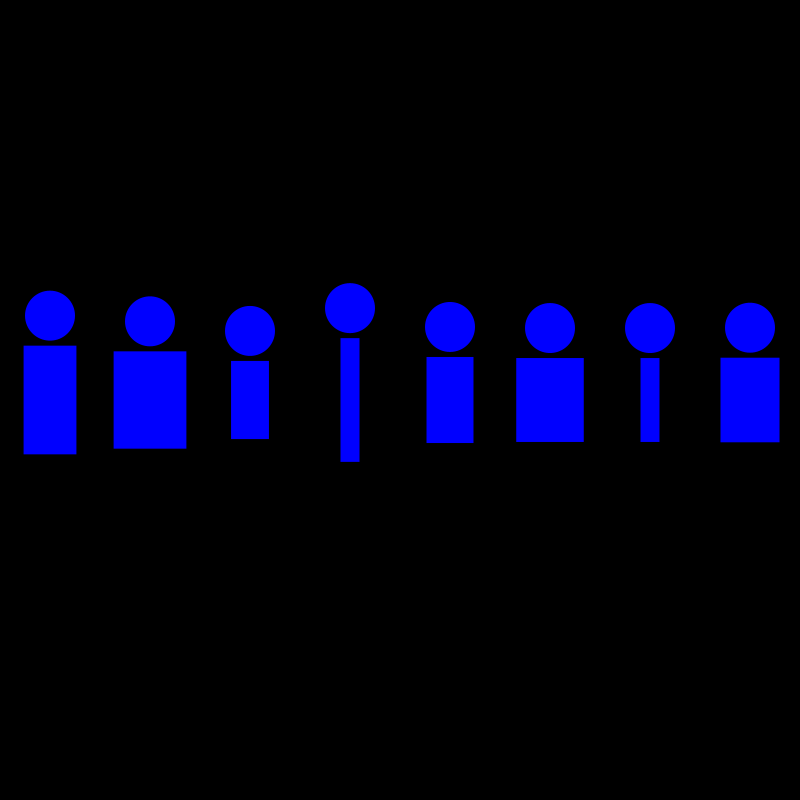
Frame 1 (no input)
Frame 60 (the mouse pressed at the canvas centre just before this capture): identical to frame 1, image omitted
Frame 120 (the mouse held since frame 60 and released just before this capture): identical to frame 1, image omitted

The Processing sketch that drew this single still picture (run headless with seeded random() and noise(); from frame 60 on, the mouse is pressed at the canvas centre):

// Processing sketch: Ex_31
// ── Ex_31.pde
Pessoa[] pessoas;
float posX = 50;

void setup() {
  size(800,800);
  rectMode(CENTER);
  pessoas = new Pessoa[8];
  for(int i=0; i < pessoas.length; i++){
    pessoas[i] = new Pessoa(posX);
    posX = posX + 100;
  }
}

void draw() {
  background(0);
  for(int i=0; i < pessoas.length; i++){
    pessoas[i].desenha();
  }
}

// ── Pessoa.pde
class Pessoa {
float posX, posY, pWidth, pHeight, btam;
color cor;
float mediaWidth, dpWidth,mediaHeight, dpHeight;

  Pessoa(float x) {
    mediaWidth = 50;    
    dpWidth = 20;
    mediaHeight = 100;    
    dpHeight = 20;
    
    pWidth = randomGaussian();
    pWidth = pWidth * dpWidth + mediaWidth;
    pHeight = randomGaussian();
    pHeight = pHeight * dpHeight + mediaHeight;
    posX = x;
    posY = height/2;
    btam = 50;
    cor = color(0,0,255);    
  }
  
  void desenha(){
  noStroke();  
  fill(cor);
  ellipse(posX,(posY-pHeight/2)-30,btam,btam);
  fill(cor);
  rect(posX,posY,pWidth,pHeight);  
  }
}
